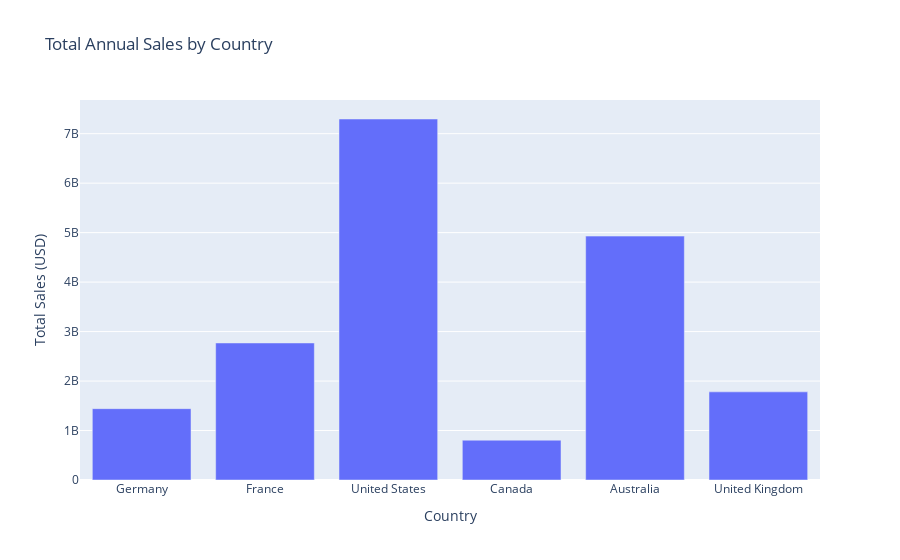

This figure's notebook cell:
### Code cell
# Visualize the results using Plotly
import plotly.graph_objects as go
from pyspark.sql import SparkSession

# Create a SparkSession
spark = SparkSession.builder.getOrCreate()

# Execute the query and retrieve the results as a PySpark DataFrame
sales_by_country = spark.sql("""
    SELECT EnglishCountryRegionName, SUM(`AnnualSales(USD)`) AS total_sales_in_usd
    FROM my_table
    GROUP BY EnglishCountryRegionName
""")

# Collect the results as a list of dictionaries
result_list = sales_by_country.collect()

# Extract the country and total sales values
countries = [row["EnglishCountryRegionName"] for row in result_list]
total_sales = [row["total_sales_in_usd"] for row in result_list]

# Create a bar plot using Plotly
fig = go.Figure(data=[go.Bar(x=countries, y=total_sales)])
fig.update_layout(title='Total Annual Sales by Country', xaxis_title='Country', yaxis_title='Total Sales (USD)')
fig.show()

### Figure 1 — Plotly figure (JSON) as saved in the notebook; plotly's stock layout.template omitted (floating-point values rounded to 4 significant figures)
{"data": [{"type": "bar", "x": ["Germany", "France", "United States", "Canada", "Australia", "United Kingdom"], "y": [1442000000, 2769600000, 7296700000, 804900000, 4929700000, 1781300000]}], "layout": {"title": {"text": "Total Annual Sales by Country"}, "xaxis": {"title": {"text": "Country"}}, "yaxis": {"title": {"text": "Total Sales (USD)"}}}}
